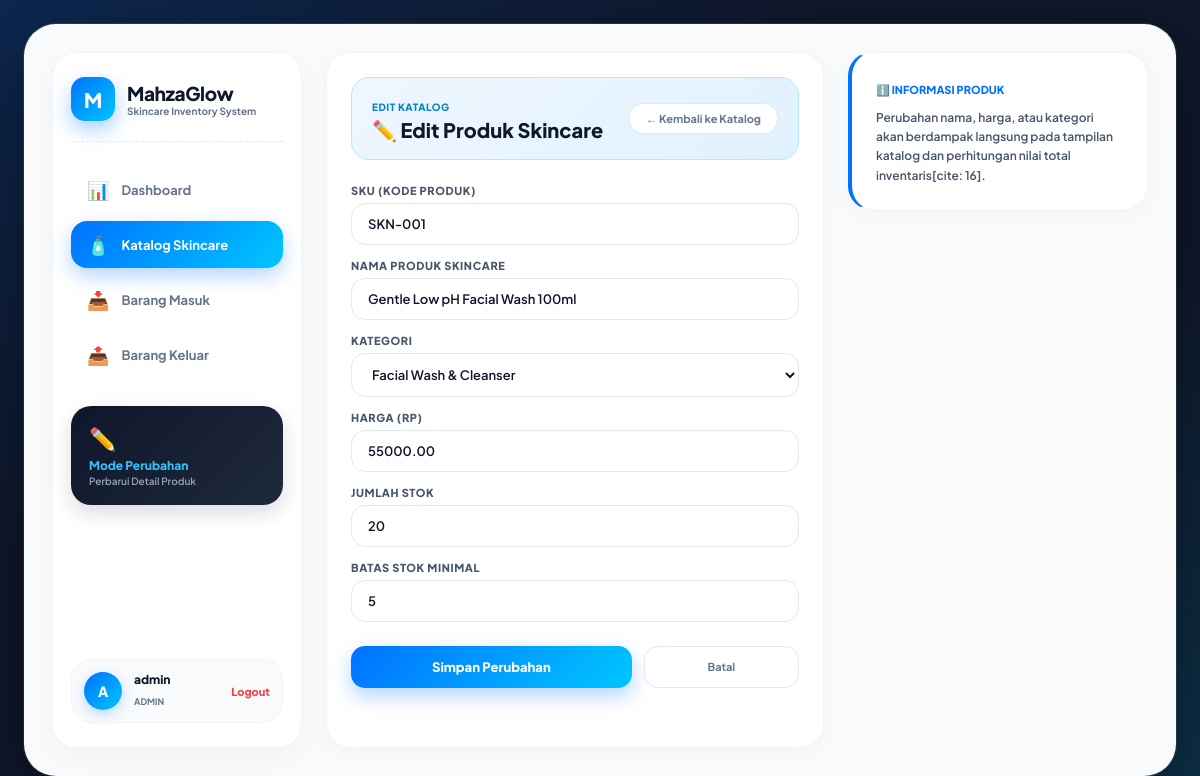
Page /public/edit.php?id=1 (signed in) on the committed database.
### tables this page shows
CREATE TABLE products (
    id INT AUTO_INCREMENT PRIMARY KEY,
    category_id INT NOT NULL,
    sku VARCHAR(50) NOT NULL UNIQUE,
    name VARCHAR(150) NOT NULL,
    price DECIMAL(12, 2) NOT NULL DEFAULT 0.00,
    stock INT NOT NULL DEFAULT 0,
    minimum_stock INT NOT NULL DEFAULT 5,
    created_at TIMESTAMP DEFAULT CURRENT_TIMESTAMP,
    FOREIGN KEY (category_id) REFERENCES categories(id) ON UPDATE CASCADE ON DELETE RESTRICT
);

CREATE TABLE categories (
    id INT AUTO_INCREMENT PRIMARY KEY,
    name VARCHAR(100) NOT NULL UNIQUE,
    description TEXT,
    created_at TIMESTAMP DEFAULT CURRENT_TIMESTAMP
);

### helpers/escape.php (called while the page is built, shortened)
<?php
if (!function_exists('e')) {
    function e($string) {
        return htmlspecialchars($string ?? '', ENT_QUOTES, 'UTF-8');
    }
}

### public/edit.php (the view, shortened to what this page needs)
<?php
require_once __DIR__ . '/../config/db.php';
require_once __DIR__ . '/../helpers/escape.php';
$id = validateInt($_GET['id'] ?? null);
$stmt = $pdo->prepare('SELECT * FROM products WHERE id = :id');
$stmt->execute(['id' => $id]);
$product = $stmt->fetch();
$sku          = $product['sku'];
$name         = $product['name'];
$categoryId   = $product['category_id'];
$price        = $product['price'];
$stock        = $product['stock'];
$minimumStock = $product['minimum_stock'];
$categoriesList = $pdo->query('SELECT id, name FROM categories ORDER BY name ASC')->fetchAll();
?>
<!DOCTYPE html>
<html lang="id">
<head>
    <link rel="stylesheet" href="assets/style.css">
</head>
<body>
<div class="app-board">
    <div class="board-grid-sidebar">
        <div class="sidebar-left">
            <div>
                <div class="brand-wrapper">
                    <div class="brand-icon-glow">M</div>
                    <div>
                        <span class="brand-title-text">MahzaGlow</span>
                        <div class="brand-subtitle">Skincare Inventory System</div>
                    </div>
                </div>
                <nav class="side-nav-menu">
                    <a href="dashboard.php" class="nav-pill-side">
                        <span class="nav-icon">📊</span> Dashboard
                    </a>
                    <a href="index.php" class="nav-pill-side active">
                        <span class="nav-icon">🧴</span> Katalog Skincare
                    </a>
                    <a href="stock/in.php" class="nav-pill-side">
                        <span class="nav-icon">📥</span> Barang Masuk
                    </a>
                    <a href="stock/out.php" class="nav-pill-side">
                        <span class="nav-icon">📤</span> Barang Keluar
                    </a>
                </nav>
                <div class="sidebar-promo-card">
                    <span style="font-size: 22px;">✏️</span>
                    <h5 style="font-size: 12px; font-weight: 800; color: #38bdf8; margin: 6px 0 2px 0;">Mode Perubahan</h5>
                    <p style="font-size: 10px; color: #94a3b8; font-weight: 600;">Perbarui Detail Produk</p>
                </div>
            </div>
            <div class="user-profile-badge-side">
                <div class="user-avatar-circle"><?= strtoupper(substr($_SESSION['user']['username'], 0, 1)) ?></div>
                <div style="flex:1;">
                    <p style="font-size:12px; font-weight:800; color:#0f172a; margin:0; line-height:1.2;"><?= e($_SESSION['user']['username']) ?></p>
                    <span style="font-size:9px; color:#64748b; font-weight:700; text-transform:uppercase;"><?= e($_SESSION['user']['role']) ?></span>
                </div>
                <a href="logout.php" style="font-size:11px; color:#ef4444; font-weight:800; text-decoration:none;">Logout</a>
            </div>
        </div>
        <div class="soft-card">
            <div class="header-badge-banner">
                <div>
                    <span style="font-size:10px; font-weight:800; color:#0284c7; text-transform:uppercase; letter-spacing:0.5px;">EDIT KATALOG</span>
                    <h2 style="font-size:20px; font-weight:800; color:#0f172a; margin:2px 0 0 0;">✏️ Edit Produk Skincare</h2>
                </div>
                <a href="index.php" class="filter-chip" style="text-decoration:none; background:#ffffff;">← Kembali ke Katalog</a>
            </div>
            <form method="POST" action="">
                <label>SKU (Kode Produk)</label>
                <input type="text" name="sku" value="<?= e($sku) ?>" required>
                <label>Nama Produk Skincare</label>
                <input type="text" name="name" value="<?= e($name) ?>" required>
                <label>Kategori</label>
                <select name="category_id" required>
                    <?php foreach ($categoriesList as $cat): ?>
                        <option value="<?= $cat['id'] ?>" <?= $categoryId == $cat['id'] ? 'selected' : '' ?>><?= e($cat['name']) ?></option>
                    <?php endforeach; ?>
                </select>
                <label>Harga (Rp)</label>
                <input type="number" step="0.01" name="price" value="<?= e($price) ?>" required>
                <label>Jumlah Stok</label>
                <input type="number" name="stock" value="<?= e($stock) ?>" min="0" required>
                <label>Batas Stok Minimal</label>
                <input type="number" name="minimum_stock" value="<?= e($minimumStock) ?>" min="0" required>
                <div style="display:flex; gap:12px; margin-top:10px;">
                    <button type="submit" class="btn-primary-blue" style="flex:2;">Simpan Perubahan</button>
                    <a href="index.php" class="filter-chip" style="flex:1; text-align:center; padding:13px; text-decoration:none; display:inline-block;">Batal</a>
                </div>
            </form>
        </div>
        <div style="display:flex; flex-direction:column; gap:18px;">
            <div class="soft-card" style="border-left:4px solid #0072ff;">
                <span style="font-size:11px; color:#0072ff; font-weight:800; text-transform:uppercase;">ℹ️ Informasi Produk</span>
                <p style="font-size:12px; color:#475569; margin-top:10px; line-height:1.6; font-weight:600;">
                    Perubahan nama, harga, atau kategori akan berdampak langsung pada tampilan katalog dan perhitungan nilai total inventaris[cite: 16].
                </p>
            </div>
        </div>
    </div>
</div>
</body>
</html>

### public/assets/style.css (style rules this page uses)
* { box-sizing: border-box; font-family: 'Plus Jakarta Sans', sans-serif; margin: 0; padding: 0; }
body { background: #0f172a; background-image: radial-gradient(at 0% 0%, rgba(0, 114, 255, 0.18) 0px, transparent 50%), radial-gradient(at 100% 100%, rgba(0, 198, 255, 0.15) 0px, transparent 50%); padding: 24px; color: #0f172a; min-height: 100vh; display: flex; justify-content: center; align-items: flex-start; }
.app-board { width: 100%; max-width: 1360px; background: #f8fafc; border-radius: 32px; padding: 28px; box-shadow: 0 25px 70px rgba(0, 0, 0, 0.4), 0 0 0 1px rgba(255, 255, 255, 0.1); }
input, select, textarea { width: 100%; padding: 12px 16px; border: 1.5px solid #e2e8f0; border-radius: 14px; font-size: 13px; background: #ffffff; color: #0f172a; outline: none; margin-top: 6px; margin-bottom: 14px; transition: all 0.25s ease; font-weight: 600; }
label { font-size: 11px; font-weight: 800; color: #475569; display: block; text-transform: uppercase; letter-spacing: 0.6px; }
button, .btn-primary-blue { width: 100%; padding: 13px; background: linear-gradient(135deg, #0072ff 0%, #00c6ff 100%); border: none; border-radius: 14px; color: #ffffff; font-weight: 800; font-size: 13px; cursor: pointer; box-shadow: 0 8px 20px rgba(0, 114, 255, 0.3); text-decoration: none; display: inline-block; text-align: center; transition: all 0.25s ease; }
.board-grid-sidebar { display: grid; grid-template-columns: 250px 1fr 300px; gap: 24px; }
.sidebar-left { background: #ffffff; border-radius: 24px; padding: 24px 18px; border: 1px solid #f1f5f9; box-shadow: 0 10px 30px rgba(0, 0, 0, 0.03); display: flex; flex-direction: column; justify-content: space-between; min-height: calc(100vh - 104px); }
.brand-wrapper { display: flex; align-items: center; gap: 12px; padding-bottom: 20px; border-bottom: 1px dashed #e2e8f0; margin-bottom: 24px; }
.brand-icon-glow { width: 44px; height: 44px; background: linear-gradient(135deg, #0072ff 0%, #00c6ff 100%); border-radius: 14px; box-shadow: 0 8px 20px rgba(0, 114, 255, 0.35); display: flex; align-items: center; justify-content: center; color: white; font-weight: 800; font-size: 20px; }
.brand-title-text { font-size: 19px; font-weight: 800; color: #0f172a; letter-spacing: -0.4px; }
.brand-subtitle { font-size: 10px; color: #64748b; font-weight: 700; }
.side-nav-menu { display: flex; flex-direction: column; gap: 8px; }
.nav-pill-side { padding: 12px 16px; border-radius: 16px; font-size: 13px; font-weight: 700; color: #64748b; text-decoration: none; display: flex; align-items: center; gap: 12px; transition: all 0.25s ease; }
.nav-pill-side .nav-icon { font-size: 18px; }
.nav-pill-side.active { background: linear-gradient(135deg, #0072ff 0%, #00c6ff 100%); color: #ffffff; box-shadow: 0 8px 20px rgba(0, 114, 255, 0.3); }
.sidebar-promo-card { background: linear-gradient(135deg, #0f172a 0%, #1e293b 100%); border-radius: 20px; padding: 18px; margin-top: 28px; color: white; box-shadow: 0 8px 20px rgba(15, 23, 42, 0.15); }
.user-profile-badge-side { display: flex; align-items: center; gap: 12px; background: #f8fafc; padding: 12px; border-radius: 20px; border: 1px solid #f1f5f9; }
.user-avatar-circle { width: 38px; height: 38px; background: linear-gradient(135deg, #0072ff 0%, #00c6ff 100%); color: white; border-radius: 50%; display: flex; align-items: center; justify-content: center; font-weight: 800; font-size: 14px; box-shadow: 0 4px 12px rgba(0, 114, 255, 0.25); }
.soft-card { background: #ffffff; border-radius: 24px; padding: 24px; box-shadow: 0 4px 25px rgba(0, 0, 0, 0.03); border: 1px solid #f1f5f9; }
.filter-chip { padding: 8px 16px; border-radius: 14px; font-size: 11px; font-weight: 700; background: #ffffff; color: #64748b; text-decoration: none; border: 1px solid #e2e8f0; transition: all 0.2s ease; }
.header-badge-banner { background: linear-gradient(135deg, #eff6ff 0%, #e0f2fe 100%); border-radius: 18px; padding: 16px 20px; margin-bottom: 24px; display: flex; align-items: center; justify-content: space-between; border: 1px solid #bae6fd; }

### rows in the picture
products: sku "SKN-001", name "Gentle Low pH Facial Wash 100ml", category_id "Facial Wash & Cleanser", price "55000.00", stock "20", minimum_stock "5"

### other values in the picture
substr($_SESSION['user']['username'], 0, 1) "A"
$_SESSION['user']['username'] "admin"
$_SESSION['user']['role'] "ADMIN"
